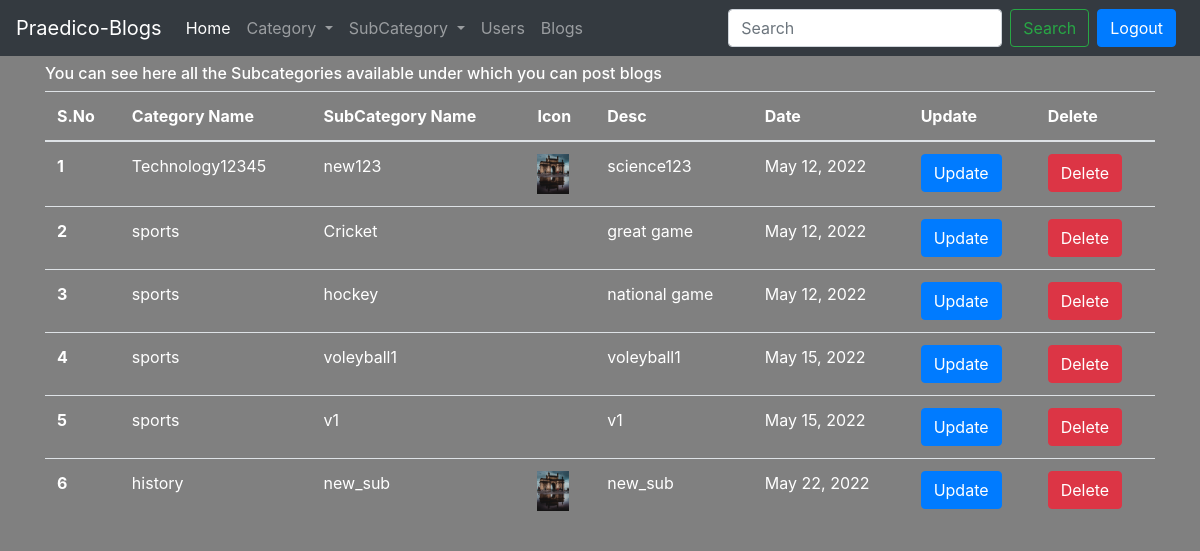
The app's page /adminapp/subcategoryshow/ with its own data.
### adminapp/models.py (models this page shows, shortened)
class subcategory(models.Model):
    scatname = models.CharField(max_length=30)
    scicon = models.ImageField(upload_to = 'adminapp/images',default="")
    scdesc = models.CharField(max_length=2000)
    regdate = models.DateField()
    cname = models.ForeignKey(category,on_delete=models.CASCADE)

class category(models.Model):
    catname = models.CharField(max_length=30)
    caticon = models.ImageField(upload_to = 'adminapp/images/',default="")
    catdesc = models.CharField(max_length=2000)
    regdate = models.DateField(auto_now=False, auto_now_add=True)
    def __str__(self):
        return self.catname

### adminapp/views.py (the view)
# urls.py: path('subcategoryshow/',views.subcategoryshow,name='subcategoryshow'),
def subcategoryshow(request):
    data = subcategory.objects.all()
    context = {'data':data}
    return render(request,'adminapp/subcategoryshow.html',context)

### templates/adminapp/subcategoryshow.html (shortened to what this page needs)
{% extends 'adminapp/base.html' %}
{% block body %}
<div class="container my-2 text-white">
  <h6>You can see here all the Subcategories available under which you can post blogs</h6>
<table class="table">
    <thead>
        <tr>
            <th scope="col">S.No</th>
            <th scope="col">Category Name</th>
            <th scope="col">SubCategory Name</th>
            <th scope="col">Icon</th>
            <th scope="col">Desc</th>
            <th scope="col">Date</th>
            <th scope="col">Update</th>
            <th scope="col">Delete</th>
        </tr>
    </thead>
    <tbody>
        {% for d in data   %}
            <tr>
                <th scope="row">{{ forloop.counter }}</th>
                <td>{{d.cname}}</td>
                <td>{{ d.scatname }}</td>
                <td>
                  <img src="/media/{{d.scicon}}" height="40" alt="">
                </td>
                <td>{{ d.scdesc }}</td>
                <td>{{ d.regdate }}</td>
                <td>
                  <a href="/adminapp/subcategoryupdate/{{d.id}}" class="btn btn-primary">Update</a>
                </td>
                <td>
                        <a href="/adminapp/subcategorydel/{{d.id}}">
                        <button type="button" class="btn btn-danger">Delete</button>
                    </a>
                </td>
            </tr>
        {% endfor %}
    </tbody>
</table>
</div>
{% endblock body %}

### templates/adminapp/base.html (shortened to what this page needs)
<!doctype html>
<html lang="en">
    <head>
        <link rel="stylesheet"
              href="https://cdn.jsdelivr.net/npm/bootstrap@4.0.0/dist/css/bootstrap.min.css"
>
    </head>
    <body>
        <nav class="navbar navbar-expand-lg navbar-dark bg-dark">
            <a class="navbar-brand" href="#">Praedico-Blogs</a>
            <div class="collapse navbar-collapse" id="navbarSupportedContent">
                <ul class="navbar-nav mr-auto">
                    <li class="nav-item active">
                        <a class="nav-link" href="/adminapp/">Home <span class="sr-only">(current)</span></a>
                    </li>
                    {% if ad_rec != False %}
                    <li class="nav-item dropdown">
                        <a class="nav-link dropdown-toggle"
                           href="#"
                           id="navbarDropdown"
                           role="button"
                           data-toggle="dropdown"
                           aria-haspopup="true"
                           aria-expanded="false">
                            Category
                        </a>
                    </li>
                    <li class="nav-item dropdown">
                        <a class="nav-link dropdown-toggle"
                           href="#"
                           id="navbarDropdown"
                           role="button"
                           data-toggle="dropdown"
                           aria-haspopup="true"
                           aria-expanded="false">
                            SubCategory
                        </a>
                    </li>
                    <li class="nav-item">
                        <a class="nav-link" href="/adminapp/showusers">Users</a>
                    </li>
                    <li class="nav-item">
                        <a class="nav-link" href="/adminapp/showblogs">Blogs</a>
                    </li>
                </ul>
                <form class="form-inline my-2 my-lg-0" action="/adminapp/search/" method="get" >
                    <input class="form-control mr-sm-2"
                           type="search"
                           placeholder="Search"
                           name="query"
                           id = "query"
                           aria-label="Search">
                    <button class="btn btn-outline-success my-2 my-sm-0" type="submit">Search</button>
                </form>
                {% endif %}
              {% if ad_rec == False %}
<button type="button" class="btn btn-primary mx-2" data-toggle="modal" data-target="#adminLogin">
    Login
  </button>
  <div class="modal fade" id="adminLogin" tabindex="-1" role="dialog" aria-labelledby="exampleModalLabel" aria-hidden="true">
    <div class="modal-dialog" role="document">
      <div class="modal-content">
        <div class="modal-header">
          <h5 class="modal-title" id="exampleModalLabel">Login</h5>
          <button type="button" class="close" data-dismiss="modal" aria-label="Close">
            <span aria-hidden="true">&times;</span>
          </button>
        </div>
        <div class="modal-body">
            <form action="/adminapp/adminlogin" method="post">
              {% csrf_token %}
                <div class="form-group">
                  <label for="exampleInputEmail1">Email address</label>
                  <input type="email" class="form-control" id="exampleInputEmail1" aria-describedby="emailHelp" placeholder="Enter email" name="adminemail">
                </div>
                <div class="form-group">
                  <label for="exampleInputPassword1">Password</label>
                  <input type="password" class="form-control" id="exampleInputPassword1" placeholder="Password" name="adminpass">
                </div>
                <button type="submit" class="btn btn-primary">Login</button>
              </form>
        </div>
        <div class="modal-footer">
          <button type="button" class="btn btn-secondary" data-dismiss="modal">Close</button>
        </div>
      </div>
    </div>
  </div>
        {% else %}
        <a href="/adminapp/adminlogout" class="btn btn-primary mx-2" >Logout</a>
        {% endif %}
            </nav>
            {% block body %}
            {% endblock body %}
        </body>
    </html>

### templates/adminapp/base.html (style rules this page uses)
body { background-color: grey ; }

### records on screen
subcategory: cname "Technology12345", scatname "new123", scicon (picture), scdesc "science123", regdate "May 12, 2022"
subcategory: cname "sports", scatname "Cricket", scdesc "great game", regdate "May 12, 2022"
subcategory: cname "sports", scatname "hockey", scdesc "national game", regdate "May 12, 2022"
subcategory: cname "sports", scatname "voleyball1", scdesc "voleyball1", regdate "May 15, 2022"
subcategory: cname "sports", scatname "v1", scdesc "v1", regdate "May 15, 2022"
subcategory: cname "history", scatname "new_sub", scicon (picture), scdesc "new_sub", regdate "May 22, 2022"
